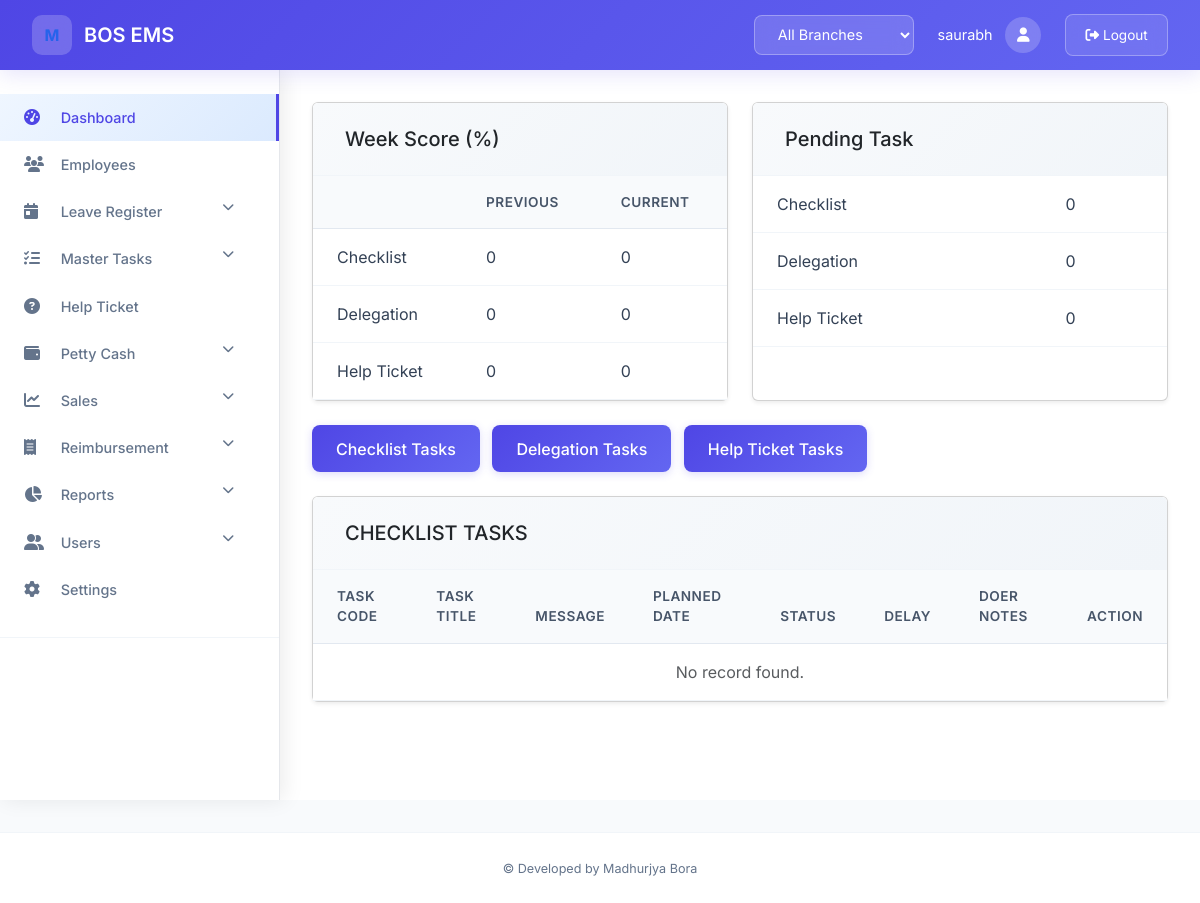
The app's page /dashboard/ (signed in), older data.
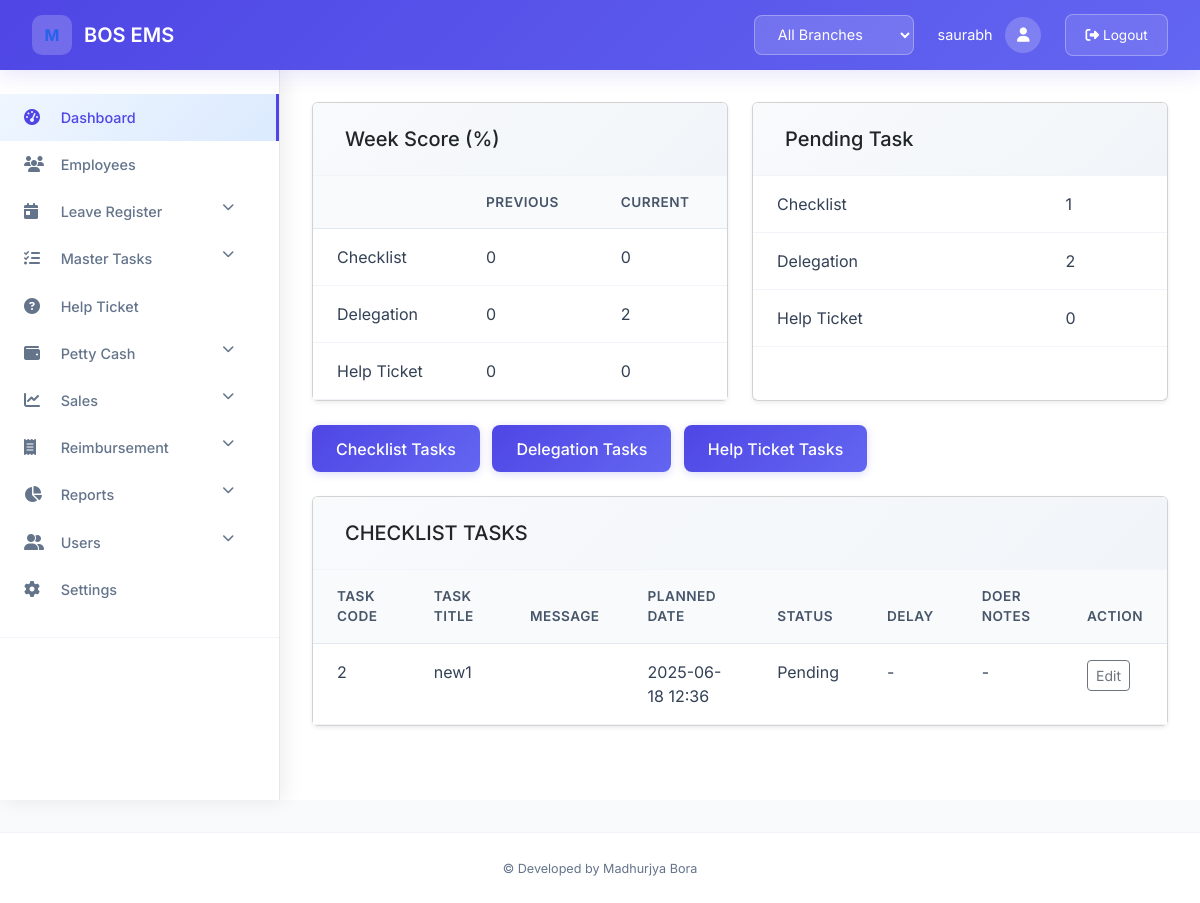
The same page, newer data.
### apps/tasks/models.py (models this page shows)
class Checklist(models.Model):
    assign_by = models.ForeignKey(User, on_delete=models.CASCADE, related_name='checklists_assigned')
    task_name = models.CharField(max_length=200)
    assign_to = models.ForeignKey(User, on_delete=models.CASCADE, related_name='checklists')
    planned_date = models.DateTimeField()
    STATUS_CHOICES = [('Pending', 'Pending'), ('Completed', 'Completed')]
    status = models.CharField(max_length=10, choices=STATUS_CHOICES, default='Pending')
    priority = models.CharField(max_length=10, choices=[('Low','Low'),('Medium','Medium'),('High','High')])
    attachment_mandatory = models.BooleanField(default=False)
    mode = models.CharField(max_length=10, choices=[('Daily','Daily'),('Weekly','Weekly'),('Monthly','Monthly'),('Yearly','Yearly')])
    frequency = models.PositiveIntegerField(default=1)
    remind_before_days = models.PositiveIntegerField(default=0)
    message = models.TextField(blank=True)
    media_upload = models.FileField(upload_to='checklist_media/', blank=True, null=True)
    assign_pc = models.ForeignKey(User, on_delete=models.SET_NULL, null=True, blank=True, related_name='pc_checklists')
    group_name = models.CharField(max_length=100, blank=True)
    notify_to = models.ForeignKey(User, on_delete=models.SET_NULL, null=True, blank=True, related_name='notify_checklists')
    auditor = models.ForeignKey(User, on_delete=models.SET_NULL, null=True, blank=True, related_name='audit_checklists')
    set_reminder = models.BooleanField(default=False)
    reminder_mode = models.CharField(max_length=10, choices=[('Daily','Daily'),('Weekly','Weekly'),('Monthly','Monthly'),('Yearly','Yearly')], blank=True)
    reminder_frequency = models.PositiveIntegerField(default=1, blank=True)
    reminder_before_days = models.PositiveIntegerField(default=0, blank=True)
    reminder_starting_time = models.TimeField(blank=True, null=True)
    checklist_auto_close = models.BooleanField(default=False)
    checklist_auto_close_days = models.PositiveIntegerField(default=0, blank=True)
    estimated_minutes = models.PositiveIntegerField(default=0)
    created_at = models.DateTimeField(auto_now_add=True)
    updated_at = models.DateTimeField(auto_now=True)

### dashboard/views.py (the view)
# urls.py: path("", views.dashboard_home, name="home"),
@login_required
def dashboard_home(request):
    today = timezone.now().date()
    start_current = today - timedelta(days=today.weekday())
    start_prev = start_current - timedelta(days=7)
    end_prev = start_current - timedelta(days=1)
    curr_chk = Checklist.objects.filter(
        planned_date__date__gte=start_current,
        planned_date__date__lte=today,
        status='Completed'
    ).count()
    prev_chk = Checklist.objects.filter(
        planned_date__date__gte=start_prev,
        planned_date__date__lte=end_prev,
        status='Completed'
    ).count()
    curr_del = Delegation.objects.filter(
        planned_date__gte=start_current,
        planned_date__lte=today
    ).count()
    prev_del = Delegation.objects.filter(
        planned_date__gte=start_prev,
        planned_date__lte=end_prev
    ).count()
    curr_help = HelpTicket.objects.filter(
        planned_date__date__gte=start_current,
        planned_date__date__lte=today,
        status='Closed'
    ).count()
    prev_help = HelpTicket.objects.filter(
        planned_date__date__gte=start_prev,
        planned_date__date__lte=end_prev,
        status='Closed'
    ).count()
    week_score = {
        'checklist': {'previous': prev_chk, 'current': curr_chk},
        'delegation': {'previous': prev_del, 'current': curr_del},
        'help_ticket': {'previous': prev_help, 'current': curr_help},
    }
    pending_tasks = {
        'checklist': Checklist.objects.filter(status='Pending').count(),
        'delegation': Delegation.objects.count(),
        'help_ticket': HelpTicket.objects.exclude(status='Closed').count(),
    }
    checklist_tasks = Checklist.objects.all().order_by('planned_date')
    return render(request, 'dashboard/dashboard.html', {
        'week_score': week_score,
        'pending_tasks': pending_tasks,
        'checklist_tasks': checklist_tasks,
    })

### apps/core/templatetags/group_tags.py (called while the page is built)
@register.filter
def has_group(user, name):
    return user.groups.filter(name=name).exists()

### dashboard/templates/dashboard/dashboard.html (shortened to what this page needs)
{% extends "base.html" %}
{% load static %}
{% block content %}
<div class="row g-4 mb-4">
  <div class="col-md-6">
    <div class="card shadow-sm h-100">
      <div class="card-header bg-white">
        <h5 class="mb-0">Week Score (%)</h5>
      </div>
      <div class="card-body p-0">
        <table class="table mb-0">
          <thead class="table-light">
            <tr>
              <th></th>
              <th>Previous</th>
              <th>Current</th>
            </tr>
          </thead>
          <tbody>
            <tr>
              <td>Checklist</td>
              <td>{{ week_score.checklist.previous }}</td>
              <td>{{ week_score.checklist.current }}</td>
            </tr>
            <tr>
              <td>Delegation</td>
              <td>{{ week_score.delegation.previous }}</td>
              <td>{{ week_score.delegation.current }}</td>
            </tr>
            <tr>
              <td>Help Ticket</td>
              <td>{{ week_score.help_ticket.previous }}</td>
              <td>{{ week_score.help_ticket.current }}</td>
            </tr>
          </tbody>
        </table>
      </div>
    </div>
  </div>
  <div class="col-md-6">
    <div class="card shadow-sm h-100">
      <div class="card-header bg-white">
        <h5 class="mb-0">Pending Task</h5>
      </div>
      <div class="card-body p-0">
        <table class="table mb-0">
          <tbody>
            <tr>
              <td>Checklist</td>
              <td>{{ pending_tasks.checklist }}</td>
            </tr>
            <tr>
              <td>Delegation</td>
              <td>{{ pending_tasks.delegation }}</td>
            </tr>
            <tr>
              <td>Help Ticket</td>
              <td>{{ pending_tasks.help_ticket }}</td>
            </tr>
          </tbody>
        </table>
      </div>
    </div>
  </div>
</div>
<div class="row mb-4">
  <div class="col">
    <a href="{% url 'tasks:list_checklist' %}" class="btn btn-primary me-2">Checklist Tasks</a>
    <a href="{% url 'tasks:list_delegation' %}" class="btn btn-primary me-2">Delegation Tasks</a>
    <a href="{% url 'tasks:list_help_ticket' %}" class="btn btn-primary">Help Ticket Tasks</a>
  </div>
</div>
<div class="card shadow-sm">
  <div class="card-header bg-white">
    <h5 class="mb-0">CHECKLIST TASKS</h5>
  </div>
  <div class="card-body p-0">
    <table class="table table-hover mb-0">
      <thead class="table-light">
        <tr>
          <th>Task Code</th>
          <th>Task Title</th>
          <th>Message</th>
          <th>Planned Date</th>
          <th>Status</th>
          <th>Delay</th>
          <th>Doer Notes</th>
          <th>Action</th>
        </tr>
      </thead>
      <tbody>
        {% for t in checklist_tasks %}
          <tr>
            <td>{{ t.id }}</td>
            <td>{{ t.task_name }}</td>
            <td>{{ t.message|truncatechars:30 }}</td>
            <td>{{ t.planned_date|date:"Y-m-d H:i" }}</td>
            <td>{{ t.status }}</td>
            <td>{{ t.delay|default:"-" }}</td>
            <td>{{ t.doer_notes|default:"-" }}</td>
            <td>
              <a href="{% url 'tasks:edit_checklist' t.id %}" class="btn btn-sm btn-outline-secondary">Edit</a>
            </td>
          </tr>
        {% empty %}
          <tr>
            <td colspan="8" class="text-center text-muted">No record found.</td>
          </tr>
        {% endfor %}
      </tbody>
    </table>
  </div>
</div>
{% endblock %}

Row changes from the older to the newer data that the page shows:
added Checklist: id "2", task_name "new1", planned_date "2025-06-18 12:36", status "Pending", delay "-", doer_notes "-"
Text that changed along with them:
{{ week_score.delegation.current }}: "0" → "2"
{{ pending_tasks.checklist }}: "0" → "1"
{{ pending_tasks.delegation }}: "0" → "2"
text no longer shown: "No record found."
